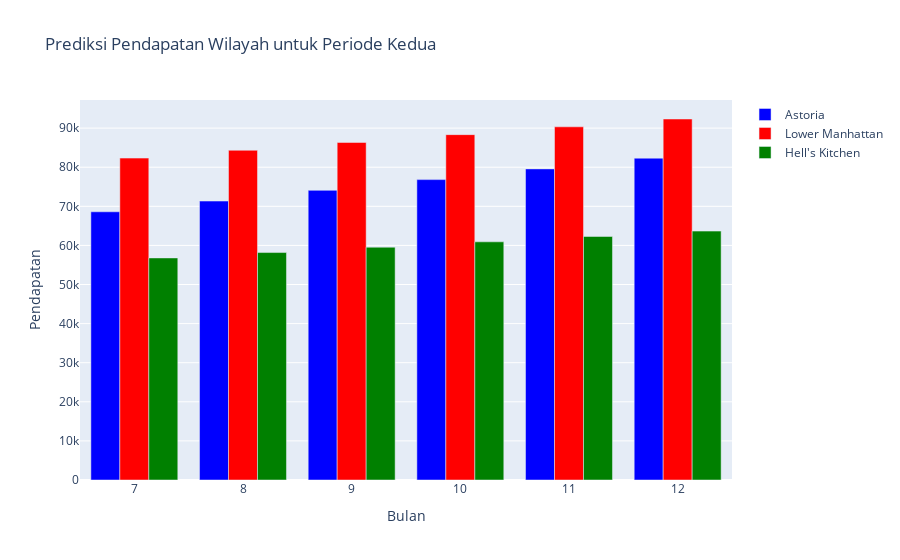

Notebook cell for this chart:
### Code cell
import numpy as np
import plotly.graph_objs as go
from sklearn.linear_model import LinearRegression

# Data sampel pendapatan untuk wilayah Astoria, Lower Manhattan, dan Hell's Kitchen
# Disesuaikan dengan data nyata
astoria_income = np.array([50000, 55000, 60000, 62000, 63000, 64000])  # Pendapatan Astoria untuk periode pertama (Januari - Juni)
manhattan_income = np.array([70000, 72000, 75000, 77000, 78000, 80000])  # Pendapatan Lower Manhattan untuk periode pertama (Januari - Juni)
hellskitchen_income = np.array([48000, 50000, 52000, 53000, 54000, 55000])  # Pendapatan Hell's Kitchen untuk periode pertama (Januari - Juni)

# Gabungkan data pendapatan dari ketiga wilayah ke dalam satu array
income_data = np.column_stack((astoria_income, manhattan_income, hellskitchen_income))

# Data bulan untuk periode pertama (Januari - Juni)
bulan_pertama = np.array(range(1, 7)).reshape(-1, 1)

# Inisialisasi model regresi linear
model = LinearRegression()

# Melatih model menggunakan data pendapatan dari periode pertama
model.fit(bulan_pertama, income_data)

# Prediksi pendapatan untuk wilayah-wilayah tersebut pada periode kedua (Juli - Desember)
bulan_kedua = np.array(range(7, 13)).reshape(-1, 1)
prediksi_pendapatan = model.predict(bulan_kedua)

# Membuat data untuk plot
trace_astoria = go.Bar(x=bulan_kedua.flatten(), y=prediksi_pendapatan[:, 0], name='Astoria', marker=dict(color='blue'))
trace_manhattan = go.Bar(x=bulan_kedua.flatten(), y=prediksi_pendapatan[:, 1], name='Lower Manhattan', marker=dict(color='red'))
trace_hellskitchen = go.Bar(x=bulan_kedua.flatten(), y=prediksi_pendapatan[:, 2], name="Hell's Kitchen", marker=dict(color='green'))

# Membuat layout untuk plot
layout = go.Layout(title='Prediksi Pendapatan Wilayah untuk Periode Kedua',
                   xaxis=dict(title='Bulan'),
                   yaxis=dict(title='Pendapatan'))

# Menggabungkan data dan layout menjadi objek fig
fig = go.Figure(data=[trace_astoria, trace_manhattan, trace_hellskitchen], layout=layout)

# Menampilkan plot
fig.show()

### Figure 1 — Plotly figure (JSON) as saved in the notebook; plotly's stock layout.template omitted (floating-point values rounded to 4 significant figures)
{"data": [{"marker": {"color": "blue"}, "name": "Astoria", "type": "bar", "x": [7, 8, 9, 10, 11, 12], "y": [68600, 71340.0, 74090.0, 76830.0, 79570.0, 82310.0]}, {"marker": {"color": "red"}, "name": "Lower Manhattan", "type": "bar", "x": [7, 8, 9, 10, 11, 12], "y": [82330.0, 84330.0, 86330.0, 88330.0, 90330.0, 92330.0]}, {"marker": {"color": "green"}, "name": "Hell's Kitchen", "type": "bar", "x": [7, 8, 9, 10, 11, 12], "y": [56800, 58170.0, 59540.0, 60910.0, 62290.0, 63660.0]}], "layout": {"title": {"text": "Prediksi Pendapatan Wilayah untuk Periode Kedua"}, "xaxis": {"title": {"text": "Bulan"}}, "yaxis": {"title": {"text": "Pendapatan"}}}}
